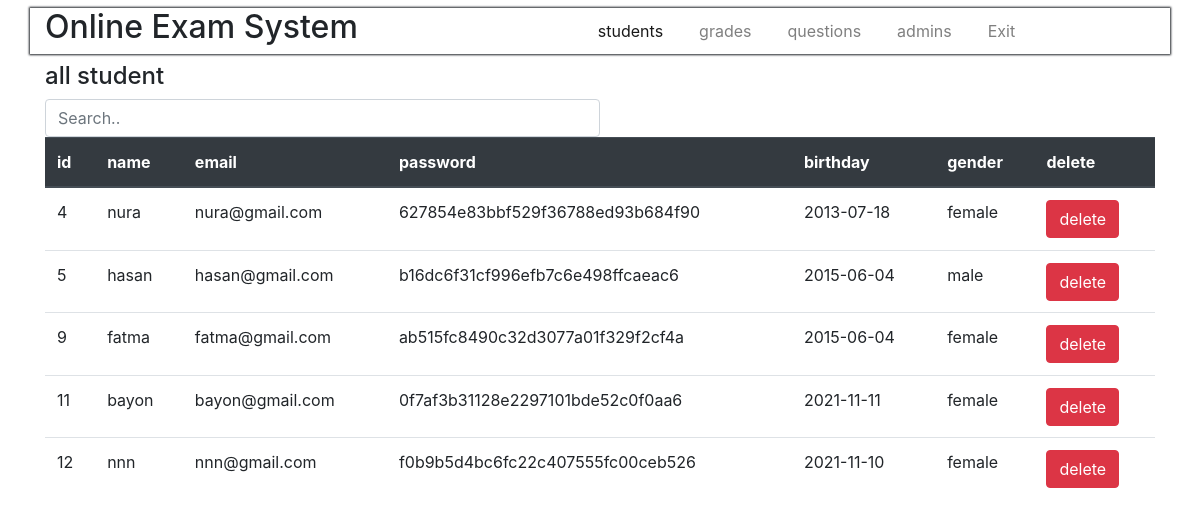
Page /students.php on the committed database.
### tables this page shows
CREATE TABLE `users` (
  `users_id` int(11) NOT NULL,
  `user_name` text NOT NULL,
  `user_email` text NOT NULL,
  `user_password` text NOT NULL,
  `user_birthday` date NOT NULL,
  `user_gender` varchar(10) NOT NULL,
  `rol_id` int(20) NOT NULL,
  `code` int(11) NOT NULL
);

### students.php (the view, shortened to what this page needs)
<?php
include 'database.php';
?>
<!DOCTYPE html>
<html lang="en">
<head>
    <link rel="stylesheet" href="https://cdn.jsdelivr.net/npm/bootstrap@4.6.0/dist/css/bootstrap.min.css"
>
    <link rel="stylesheet" href="css/style.css">
</head>
<body>
     <nav class=" navbar navbar-expand-lg navbar-light bg-white">
    <div class="container dashdord-nav">
       <h2>Online Exam System</h2>
       <div class="collapse navbar-collapse navdas" id="navbarSupportedContent">
         <ul class="navbar-nav mr-auto">
           <li class="nav-item  mar">
             <a class="nav-link active1 active link" href="students.php">students <span class="sr-only">(current)</span></a>
           </li>
           <li class="nav-item mar">
             <a class="nav-link link" href="grades.php">grades </a>
           </li>
           <li class="nav-item mar">
            <a class="nav-link link" href="questions.php">questions</a>
          </li>
         <li class="nav-item mar">
               <a class="nav-link link" href="admins.php">admins</a>
        </li>
        <li class="nav-item mar">
         <a class="nav-link link" href="exit.php">Exit </a>
       </li>
         </ul>
    </div>
   </div>
     </nav>
     <section>
           <div class="container">
            <h4>all student</h4>
            <input id="myInput" type="text" placeholder="Search.."   class="form-control"  style="width: 50%;">
            <table class="table">
                <thead class="thead-dark">
                  <tr>
                    <th scope="col">id</th>
                    <th scope="col">name</th>
                    <th scope="col">email</th>
                    <th scope="col">password</th>
                    <th scope="col">birthday</th>
                    <th scope="col">gender</th>
                    <th scope="col">delete</th>
                  </tr>
                </thead>
                <tbody id="myTable">
                  <?php
             $result=$con->query("SELECT * FROM users WHERE rol_id = 1");
              while($row = $result->fetch_assoc()){
                echo "<tr>";
                echo "<td>" .$row['users_id'] . "</td>";
                echo  "<td>" .$row['user_name'] . "</td>";
                echo "<td>" . $row['user_email'] . "</td>";
                echo "<td>" . $row['user_password'] . "</td>";
                echo "<td>" . $row['user_birthday'] . "</td>";
                echo"<td>" . $row['user_gender'] . "</td>";
                echo '<td><form >
                <button type="submit" class="btn btn-danger" name="delete" value="'. $row['users_id'] .'">delete</button>
                </form></td>';
               echo "<tr>";
            }
                ?>
                </tbody>
              </table>
           </div>
     </section>
</body>
</html>

### css/style.css (style rules this page uses)
a { list-style: none; text-decoration: none; }
.navdas { margin-left: 20%; text-align: right; }
.mar { margin: 0 10px; }
.dashdord-nav { width: 100%; box-shadow: 0px 0px 2px 1px; }

### rows in the picture
users: users_id "4", user_name "nura", user_email "nura@gmail.com", user_password "627854e83bbf529f36788ed93b684f90", user_birthday "2013-07-18", user_gender "female"
users: users_id "5", user_name "hasan", user_email "hasan@gmail.com", user_password "b16dc6f31cf996efb7c6e498ffcaeac6", user_birthday "2015-06-04", user_gender "male"
users: users_id "9", user_name "fatma", user_email "fatma@gmail.com", user_password "ab515fc8490c32d3077a01f329f2cf4a", user_birthday "2015-06-04", user_gender "female"
users: users_id "11", user_name "bayon", user_email "bayon@gmail.com", user_password "0f7af3b31128e2297101bde52c0f0aa6", user_birthday "2021-11-11", user_gender "female"
users: users_id "12", user_name "nnn", user_email "nnn@gmail.com", user_password "f0b9b5d4bc6fc22c407555fc00ceb526", user_birthday "2021-11-10", user_gender "female"
